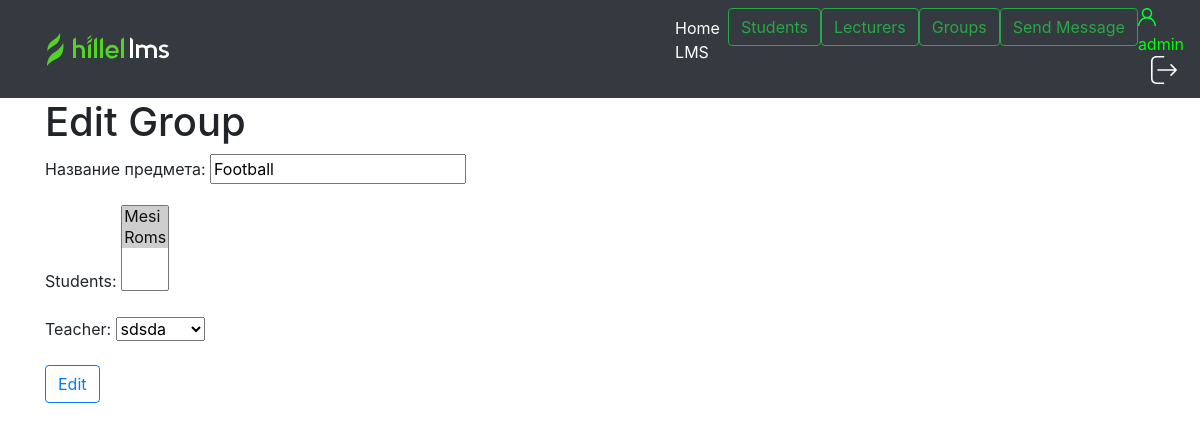
The page /all_group/1/edit (signed in) on the database as committed earlier.
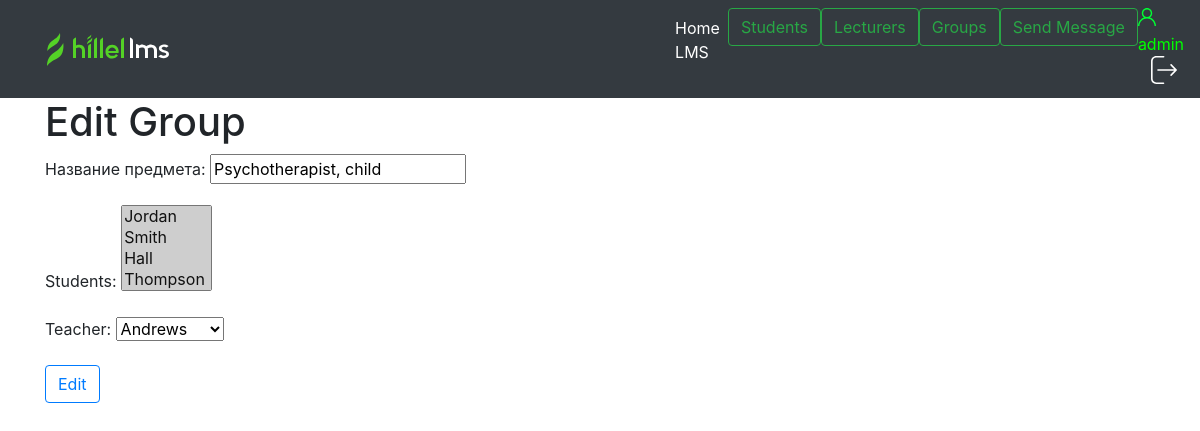
The same page on the database as committed later.
### academy/models.py (models this page shows, shortened)
class Group(models.Model):
    group_id = models.AutoField(primary_key=True)
    course = models.CharField('Название предмета', max_length=100)
    students = models.ManyToManyField(Student)
    teacher = models.OneToOneField(Lecturer, on_delete=models.CASCADE)

### academy/views.py (the view)
# urls.py: path('all_group/<int:pk>/edit', views.GroupEditView.as_view(), name='edit_group'),
class GroupEditView(LoginRequiredMixin, UpdateView):
    model = Group
    template_name = 'academy/edit_group.html'
    fields = ['course', 'students', 'teacher']

### academy/models.py (called while the page is built)
    def __str__(self):
        return self.last_name

    def __str__(self):
        return self.last_name

### academy/templates/academy/edit_group.html (shortened to what this page needs)
{%extends 'academy/base.html'%}
{% block content  %}
<h1>Edit Group</h1>
<form method="POST">
    {{ form.as_p }}
    <button type="submit" class="btn btn-outline-primary">Edit</button>
</form>
{%endblock%}

Rows that differ between the two databases and show on the page:
changed Group: course "Football" → "Psychotherapist, child"; teacher "sdsda" → "Andrews"
Other text that changed with them:
form field students: "Mesi ☑ / Roms ☑" → "Jordan ☑ / Smith ☑ / Hall ☑ / Thompson ☑"
